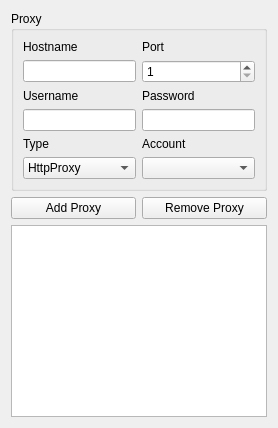
          <widget class="QWidget" name="tab_proxy">
           <attribute name="title">
            <string>Proxys</string>
           </attribute>
           <layout class="QVBoxLayout" name="verticalLayout_11">
            <item>
             <widget class="QGroupBox" name="group_proxy">
              <property name="title">
               <string>Proxy</string>
              </property>
              <layout class="QVBoxLayout" name="verticalLayout_5">
               <item>
                <layout class="QHBoxLayout" name="horizontalLayout_20">
                 <item>
                  <widget class="QLabel" name="lbl_porxy_hostname">
                   <property name="text">
                    <string>Hostname</string>
                   </property>
                  </widget>
                 </item>
                 <item>
                  <widget class="QLabel" name="lbl_proxy_hostport">
                   <property name="text">
                    <string>Port</string>
                   </property>
                  </widget>
                 </item>
                </layout>
               </item>
               <item>
                <layout class="QHBoxLayout" name="horizontalLayout_17">
                 <item>
                  <widget class="QLineEdit" name="txt_proxy_hostname">
                   <property name="sizePolicy">
                    <sizepolicy hsizetype="Minimum" vsizetype="Fixed">
                     <horstretch>0</horstretch>
                     <verstretch>0</verstretch>
                    </sizepolicy>
                   </property>
                   <property name="maxLength">
                    <number>40</number>
                   </property>
                  </widget>
                 </item>
                 <item>
                  <widget class="QSpinBox" name="sb_proxy_hostport">
                   <property name="minimum">
                    <number>1</number>
                   </property>
                   <property name="maximum">
                    <number>65535</number>
                   </property>
                  </widget>
                 </item>
                </layout>
               </item>
               <item>
                <layout class="QHBoxLayout" name="horizontalLayout_22">
                 <item>
                  <widget class="QLabel" name="lbl_proxy_username">
                   <property name="text">
                    <string>Username</string>
                   </property>
                  </widget>
                 </item>
                 <item>
                  <widget class="QLabel" name="lbl_proxy_password">
                   <property name="text">
                    <string>Password</string>
                   </property>
                  </widget>
                 </item>
                </layout>
               </item>
               <item>
                <layout class="QHBoxLayout" name="horizontalLayout_23">
                 <item>
                  <widget class="QLineEdit" name="txt_proxy_username"/>
                 </item>
                 <item>
                  <widget class="QLineEdit" name="txt_proxy_password">
                   <property name="echoMode">
                    <enum>QLineEdit::Password</enum>
                   </property>
                  </widget>
                 </item>
                </layout>
               </item>
               <item>
                <layout class="QHBoxLayout" name="horizontalLayout_8">
                 <item>
                  <widget class="QLabel" name="lbl_proxy_type">
                   <property name="text">
                    <string>Type</string>
                   </property>
                  </widget>
                 </item>
                 <item>
                  <widget class="QLabel" name="lbl_proxy_account">
                   <property name="text">
                    <string>Account</string>
                   </property>
                  </widget>
                 </item>
                </layout>
               </item>
               <item>
                <layout class="QHBoxLayout" name="horizontalLayout_7">
                 <item>
                  <widget class="QComboBox" name="cb_proxy_type">
                   <item>
                    <property name="text">
                     <string>HttpProxy</string>
                    </property>
                   </item>
                   <item>
                    <property name="text">
                     <string>Socks5Proxy</string>
                    </property>
                   </item>
                  </widget>
                 </item>
                 <item>
                  <widget class="QComboBox" name="cb_proxy_account"/>
                 </item>
                </layout>
               </item>
              </layout>
             </widget>
            </item>
            <item>
             <layout class="QHBoxLayout" name="horizontalLayout_25">
              <item>
               <widget class="QPushButton" name="btn_add_proxy">
                <property name="toolTip">
                 <string>&lt;html&gt;&lt;head/&gt;&lt;body&gt;&lt;p&gt;Proxys are added on-the-fly.&lt;/p&gt;&lt;p&gt;&lt;br/&gt;&lt;/p&gt;&lt;p&gt;This only works if the option &amp;quot;Disable Proxys&amp;quot; has not been selected.&lt;/p&gt;&lt;/body&gt;&lt;/html&gt;</string>
                </property>
                <property name="text">
                 <string>Add Proxy</string>
                </property>
               </widget>
              </item>
              <item>
               <widget class="QPushButton" name="btn_remove_proxy">
                <property name="toolTip">
                 <string>&lt;html&gt;&lt;head/&gt;&lt;body&gt;&lt;p&gt;Proxys are removed on-the-fly.&lt;/p&gt;&lt;p&gt;&lt;br/&gt;&lt;/p&gt;&lt;p&gt;This only works if the option &amp;quot;Disable Proxys&amp;quot; has not been selected.&lt;/p&gt;&lt;/body&gt;&lt;/html&gt;</string>
                </property>
                <property name="text">
                 <string>Remove Proxy</string>
                </property>
               </widget>
              </item>
             </layout>
            </item>
            <item>
             <widget class="QTableWidget" name="table_proxys">
              <property name="editTriggers">
               <set>QAbstractItemView::NoEditTriggers</set>
              </property>
              <property name="showDropIndicator" stdset="0">
               <bool>false</bool>
              </property>
              <property name="dragDropOverwriteMode">
               <bool>false</bool>
              </property>
              <property name="selectionMode">
               <enum>QAbstractItemView::SingleSelection</enum>
              </property>
              <property name="selectionBehavior">
               <enum>QAbstractItemView::SelectRows</enum>
              </property>
              <property name="cornerButtonEnabled">
               <bool>false</bool>
              </property>
              <attribute name="horizontalHeaderHighlightSections">
               <bool>false</bool>
              </attribute>
             </widget>
            </item>
           </layout>
          </widget>
